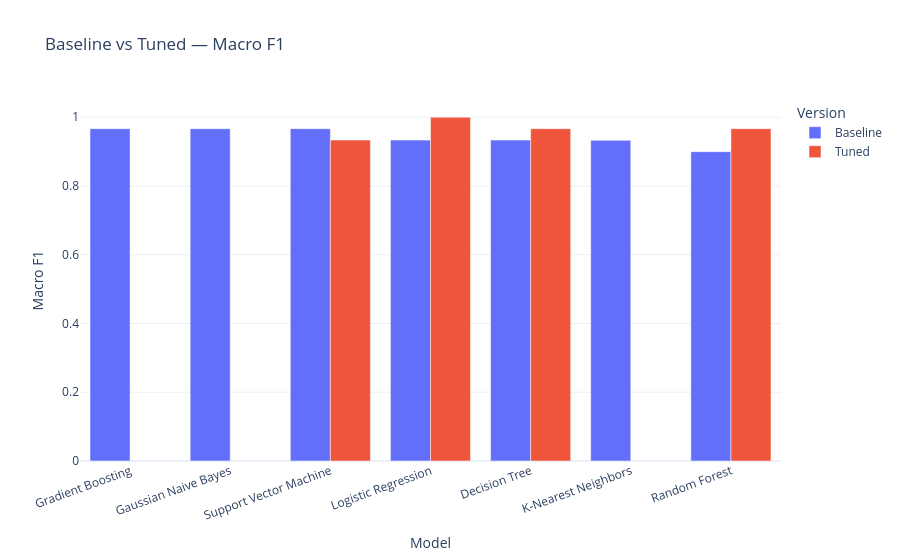

Notebook code cell kept with this figure:
### Markdown cell above
## 13. Baseline vs tuned comparison

### Code cell
comparison_parts = []
for _, row in baseline_results.iterrows():
    comparison_parts.append({
        "Model": row["Model"], "Version": "Baseline", "Accuracy": row["Accuracy"],
        "Macro F1": row["F1 Macro"]
    })
for _, row in tuned_results.iterrows():
    comparison_parts.append({
        "Model": row["Model"], "Version": "Tuned", "Accuracy": row["Accuracy"],
        "Macro F1": row["F1 Macro"]
    })

tuning_comparison = pd.DataFrame(comparison_parts)
display(tuning_comparison)
tuning_comparison.to_csv(REPORTS_DIR / "baseline_vs_tuned.csv", index=False)

fig = px.bar(
    tuning_comparison, x="Model", y="Macro F1", color="Version",
    barmode="group", range_y=[0, 1.05],
    title="Baseline vs Tuned — Macro F1",
    template="plotly_white"
)
fig.update_layout(xaxis_tickangle=-20)
fig.write_html(INTERACTIVE_DIR / "baseline_vs_tuned.html")
fig.show()

### Figure 1 — Plotly figure (JSON) as saved in the notebook; plotly's stock layout.template omitted (floating-point values rounded to 4 significant figures)
{"data": [{"alignmentgroup": "True", "hovertemplate": "Version=Baseline<br>Model=%{x}<br>Macro F1=%{y}<extra></extra>", "legendgroup": "Baseline", "marker": {"color": "#636efa", "pattern": {"shape": ""}}, "name": "Baseline", "offsetgroup": "Baseline", "orientation": "v", "showlegend": true, "textposition": "auto", "type": "bar", "x": ["Gradient Boosting", "Gaussian Naive Bayes", "Support Vector Machine", "Logistic Regression", "Decision Tree", "K-Nearest Neighbors", "Random Forest"], "xaxis": "x", "y": [0.9666, 0.9666, 0.9666, 0.9333, 0.9333, 0.9327, 0.8997], "yaxis": "y"}, {"alignmentgroup": "True", "hovertemplate": "Version=Tuned<br>Model=%{x}<br>Macro F1=%{y}<extra></extra>", "legendgroup": "Tuned", "marker": {"color": "#EF553B", "pattern": {"shape": ""}}, "name": "Tuned", "offsetgroup": "Tuned", "orientation": "v", "showlegend": true, "textposition": "auto", "type": "bar", "x": ["Logistic Regression", "Decision Tree", "Random Forest", "Support Vector Machine"], "xaxis": "x", "y": [1.0, 0.9666, 0.9666, 0.9333], "yaxis": "y"}], "layout": {"barmode": "group", "legend": {"title": {"text": "Version"}, "tracegroupgap": 0}, "title": {"text": "Baseline vs Tuned — Macro F1"}, "xaxis": {"anchor": "y", "domain": [0, 1], "tickangle": -20, "title": {"text": "Model"}}, "yaxis": {"anchor": "x", "domain": [0, 1], "range": [0, 1.05], "title": {"text": "Macro F1"}}}}
